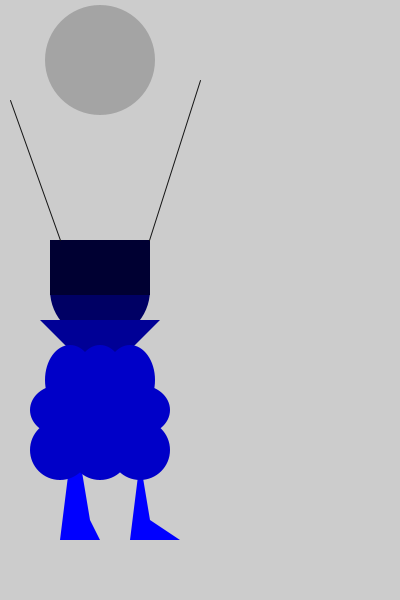
Frame 1 (no input)
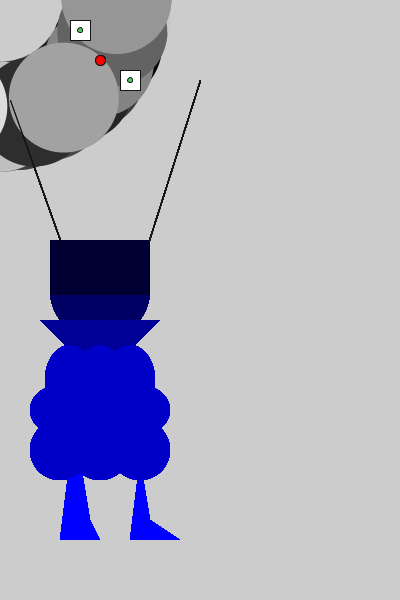
Frame 60 (the mouse pressed at the canvas centre just before this capture)
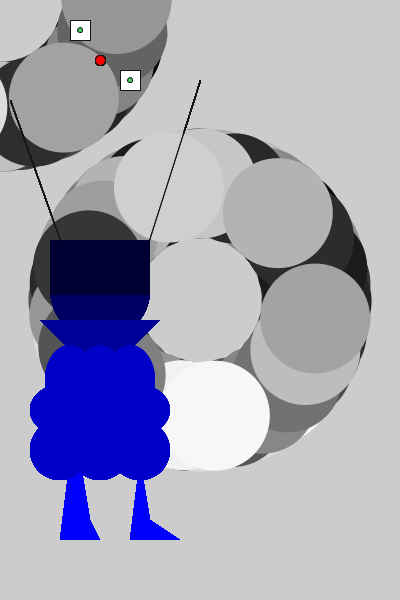
Frame 120 (the mouse held since frame 60 and released just before this capture)

The Processing sketch that drew these frames (run headless with seeded random() and noise(); from frame 60 on, the mouse is pressed at the canvas centre):

// Processing sketch: processing_56391
// ── processing_56391.pde


int x=60;
int x2=120;
int midpt=100;
int heady=60;
int circleshape= 50;
int circlelocationx= 70;
int circlelocationy=410;
int circlesize=50;



float angle=0.0;

void setup(){
  size(400, 600);
smooth ();
}

void draw(){
  


  

// right foot
//vertex (x,y)
beginShape();
fill (0,0,255);
noStroke();
vertex (x, 540);
vertex (x+10, 460);
vertex(x+20, 460);
vertex(x+30, 520);
vertex(100, 540);
endShape ();

// left foot
beginShape();
fill (0, 0, 255);
noStroke();
vertex (x2+10, 540);
vertex (x2+20, 460);
vertex(x2+20, 460);
vertex(x2+30, 520);
vertex(x2+60, 540);
endShape ();

//circle above triangle
// ellipse(x, y, width, height)
fill (0,0,100);
ellipse (midpt, 290, 100, 100);

//triangle above body
//triangle(x1, y1, x2, y2, x3, y3);
fill (0, 0, 150);
noStroke();
triangle ( 40, 320, midpt, 380, midpt+60, 320);

//rectangle above circle
//rect(x, y, width, height)

fill (0,0, 50);
rect (50, 240, midpt, 55); 

//antenas
//line(x1, y1, x2, y2)
stroke (20);
strokeCap(ROUND); 
line(60, 240, 10, midpt); //left antena
line (149, 240, 200, 80);



//eyes
//rect(x, y, width, height)
fill (255);
rect (70, heady-40, 20, 20);
rect (120, heady+10, 20, 20);
fill (66, 211, 98);
ellipse (80, heady-30, 5, 5);
ellipse (130, heady+20, 5, 5);

//mouth
fill (255, 0, 0);
ellipse (midpt, heady, 10, 10);


// lower body
// ellipse(x, y, width, height)
fill(0,0,200);
noStroke();
ellipse (circlelocationx-10, circlelocationy+40, circlesize+10, circlesize+10);
ellipse (circlelocationx+30, circlelocationy+40, circlesize+10, circlesize+10);
ellipse (circlelocationx+70, circlelocationy+40, circlesize+10, circlesize+10);
ellipse (circlelocationx-10, circlelocationy, circlesize+10, circlesize);
ellipse (circlelocationx+10, circlelocationy, circlesize+10, circlesize);
ellipse (110, circlelocationy, circlesize+10, circlesize);
ellipse (140, circlelocationy, circlesize+10, circlesize);
ellipse (70, circlelocationy-30, circlesize, circlesize+20);
ellipse (100, circlelocationy-30, circlesize, circlesize+20);
ellipse (130, circlelocationy-30, circlesize, circlesize+20);


  //head
// ellipse(x, y, width, height)
float r = random(255);
fill (r,r,r);
translate (mouseX,mouseY);
rotate (angle);

ellipse (midpt, heady, 110, 110);
angle +=1;

}
